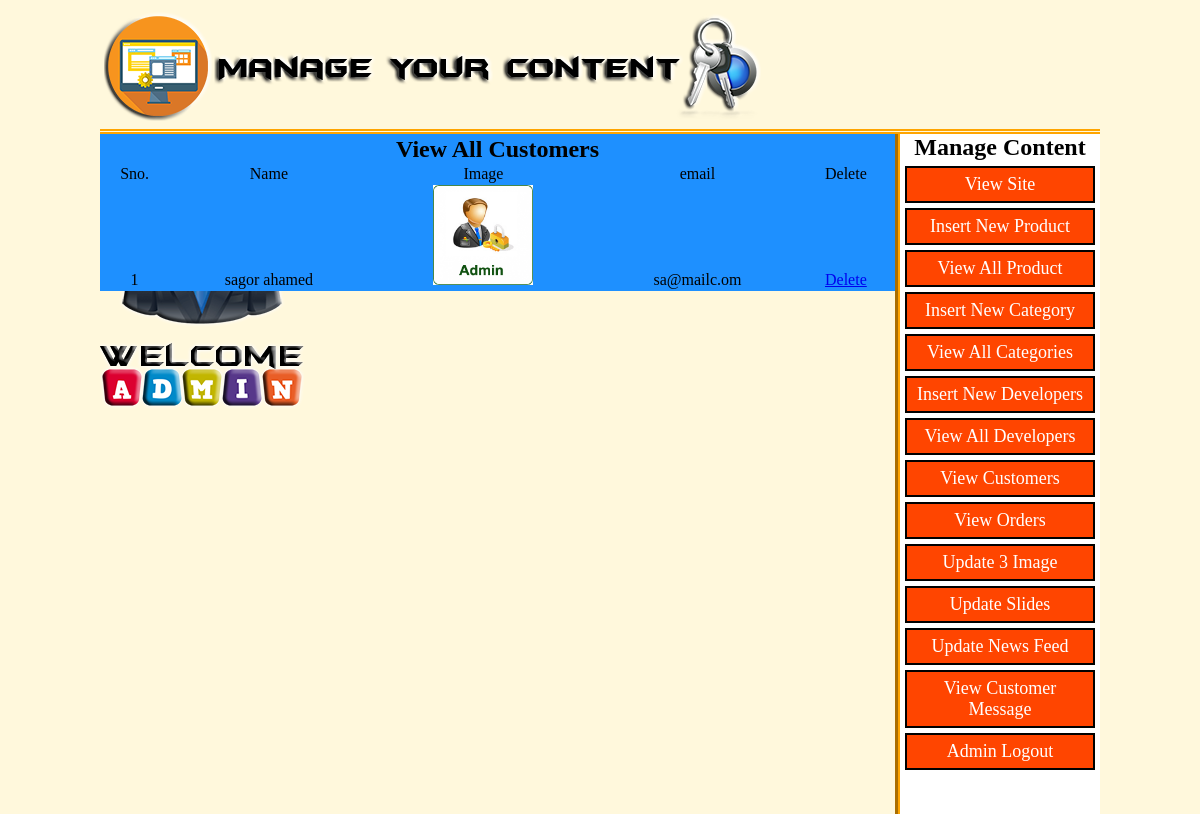
The page /eGame_Site/admin_panel/index.php?view_customers (signed in) on the database its author committed.
### tables this page shows
CREATE TABLE `customer` (
  `customer_id` int(10) NOT NULL,
  `customer_ip` varchar(255) NOT NULL,
  `customer_name` text NOT NULL,
  `customer_email` varchar(100) NOT NULL,
  `customer_pass` varchar(100) NOT NULL,
  `customer_country` text NOT NULL,
  `customer_city` text NOT NULL,
  `customer_contact` varchar(255) NOT NULL,
  `customer_address` text NOT NULL,
  `customer_gender` varchar(100) NOT NULL,
  `customer_image` varchar(100) NOT NULL
);

### eGame_Site/admin_panel/view_customers.php (the view)
<?php
if (!isset($_SESSION['user_email'])) {
	echo "<script>window.open('login.php?not_admin=Your are not an Admin!','_self')</script>";
}else{
?>
<table width="795" align="center" bgcolor="#1E90FF">
		<tr align="center">
			<td colspan="6"><h2>View All Customers</h2></td>
		</tr>
		<tr align="center">
			<td>Sno.</td>
			<td>Name</td>
			<td>Image</td>
			<td>email</td>
			<td>Delete</td>
		</tr>
		<?php
			include 'includes/db.php';
			$run_c=$con->query("SELECT * FROM `customer` ");
			$i=0;
			while ($row=mysqli_fetch_array($run_c)) {
					$c_id=$row['customer_id'];
					$c_name=$row['customer_name'];
					$c_email=$row['customer_email'];
					$c_image=$row['customer_image'];
					$i++;
		?>
		<tr align="center">
			<td><?php echo $i; ?></td>
			<td><?php echo $c_name; ?></td>
			<td><img src="../customer/customer_images/<?php echo $c_image; ?>" width="100" height="100"/></td>
			<td><?php echo $c_email; ?></td>
			<td><a href="delete_customer.php?delete_customer=<?php echo $c_id; ?>">Delete</a></td>
		</tr>
		<?php
			}
		?>
</table>
<?php
}
?>

### eGame_Site/admin_panel/styles/style.css (style rules this page uses)
html, body, div, span, applet, object, iframe, h1, h2, h3, h4, h5, h6, p, blockquote, pre, a, abbr, acronym, address, big, cite, code, del, dfn, em, img, ins, kbd, q, s, samp, small, strike, strong, sub, sup, tt, var, b, u, i, center, dl, dt, dd, ol, ul, li, fieldset, form, label, legend, table, caption, tbody, tfoot, thead, tr, th, td, article, aside, canvas, details, embed, figure, figcaption, footer, header, hgroup, menu, nav, output, ruby, section, summary, time, mark, audio, video { margin: 0; padding: 0; border: 0; vertical-align: baseline; }
body { background: #FFF8DC; }

### rows shown on the page
customer: customer_name "sagor ahamed", customer_image (picture), customer_email "sa@mailc.om"
